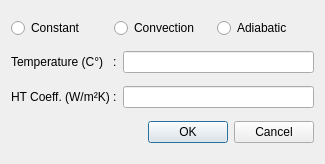
<?xml version="1.0" encoding="UTF-8"?>
<ui version="4.0">
 <class>lineForm</class>
 <widget class="QDialog" name="lineForm">
  <property name="windowModality">
   <enum>Qt::ApplicationModal</enum>
  </property>
  <property name="geometry">
   <rect>
    <x>0</x>
    <y>0</y>
    <width>325</width>
    <height>164</height>
   </rect>
  </property>
  <property name="windowTitle">
   <string>Sınır Şartı</string>
  </property>
  <property name="modal">
   <bool>true</bool>
  </property>
  <layout class="QVBoxLayout" name="verticalLayout">
   <item>
    <layout class="QHBoxLayout" name="horizontalLayout">
     <item>
      <widget class="QRadioButton" name="radioButton">
       <property name="text">
        <string>Constant</string>
       </property>
      </widget>
     </item>
     <item>
      <widget class="QRadioButton" name="radioButton_2">
       <property name="text">
        <string>Convection</string>
       </property>
      </widget>
     </item>
     <item>
      <widget class="QRadioButton" name="radioButton_3">
       <property name="text">
        <string>Adiabatic</string>
       </property>
      </widget>
     </item>
    </layout>
   </item>
   <item>
    <layout class="QHBoxLayout" name="horizontalLayout_2">
     <item>
      <widget class="QLabel" name="label">
       <property name="text">
        <string>Temperature (C°)   :</string>
       </property>
      </widget>
     </item>
     <item>
      <widget class="QLineEdit" name="lineEdit"/>
     </item>
    </layout>
   </item>
   <item>
    <layout class="QHBoxLayout" name="horizontalLayout_3">
     <item>
      <widget class="QLabel" name="label_2">
       <property name="text">
        <string>HT Coeff. (W/m²K) :</string>
       </property>
      </widget>
     </item>
     <item>
      <widget class="QLineEdit" name="lineEdit_2"/>
     </item>
    </layout>
   </item>
   <item>
    <widget class="QDialogButtonBox" name="buttonBox">
     <property name="orientation">
      <enum>Qt::Horizontal</enum>
     </property>
     <property name="standardButtons">
      <set>QDialogButtonBox::Cancel|QDialogButtonBox::Ok</set>
     </property>
    </widget>
   </item>
  </layout>
 </widget>
 <resources/>
 <connections>
  <connection>
   <sender>buttonBox</sender>
   <signal>rejected()</signal>
   <receiver>lineForm</receiver>
   <slot>reject()</slot>
   <hints>
    <hint type="sourcelabel">
     <x>315</x>
     <y>154</y>
    </hint>
    <hint type="destinationlabel">
     <x>286</x>
     <y>274</y>
    </hint>
   </hints>
  </connection>
  <connection>
   <sender>buttonBox</sender>
   <signal>accepted()</signal>
   <receiver>lineForm</receiver>
   <slot>accept()</slot>
   <hints>
    <hint type="sourcelabel">
     <x>162</x>
     <y>141</y>
    </hint>
    <hint type="destinationlabel">
     <x>162</x>
     <y>81</y>
    </hint>
   </hints>
  </connection>
 </connections>
</ui>
